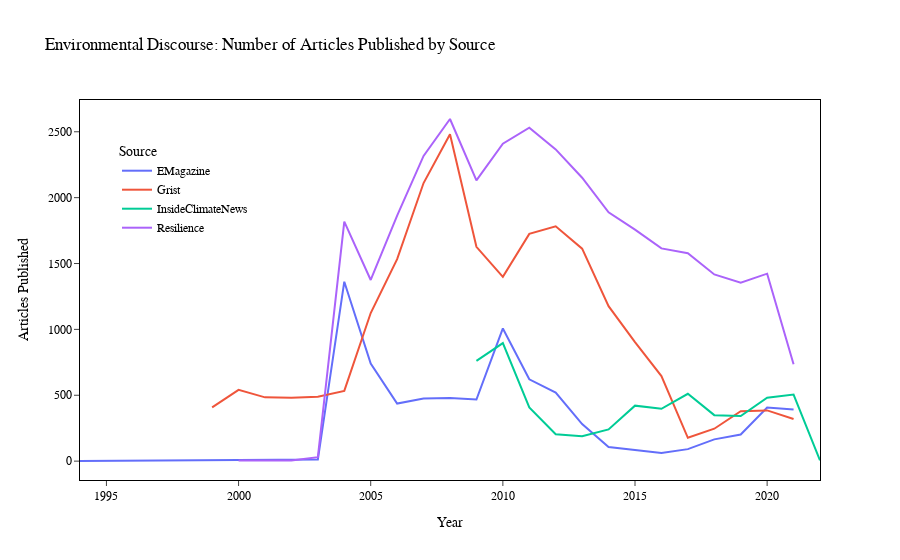

Write notebook code for a chart like this one.
### Code cell
fig = px.line(stack.groupby(['source', 'year']).agg({'url':'count'}).reset_index(),
              x='year', y='url', color='source',
              labels={'year':'Year', 'url':'Articles Published', 'source':'Source'},
              title='Environmental Discourse: Number of Articles Published by Source')

fig.update_layout({
     'font_family':'Times New Roman',
     'font_color':'black',
     'plot_bgcolor':'rgba(0, 0, 0, 0)',

     'legend':dict(
            yanchor="top",
            xanchor="left",
            y=0.9,
            x=0.05
        ),
     'yaxis': dict(
         mirror=True,
         ticks='outside',
         showline=True
     ),
     'xaxis': dict(
         mirror=True,
         ticks='outside',
         showline=True
     )

    }
)
fig.update_xaxes(showline=True, linewidth=1, linecolor='black')
fig.update_yaxes(showline=True, linewidth=1, linecolor='black')

### Figure 1 — Plotly figure (JSON) as saved in the notebook; plotly's stock layout.template omitted (floating-point values rounded to 4 significant figures)
{"data": [{"hovertemplate": "Source=EMagazine<br>Year=%{x}<br>Articles Published=%{y}<extra></extra>", "legendgroup": "EMagazine", "line": {"color": "#636efa", "dash": "solid"}, "mode": "lines", "name": "EMagazine", "orientation": "v", "showlegend": true, "type": "scatter", "x": [1994, 1997, 2003, 2004, 2005, 2006, 2007, 2008, 2009, 2010, 2011, 2012, 2013, 2014, 2015, 2016, 2017, 2018, 2019, 2020, 2021], "xaxis": "x", "y": [1, 3, 12, 1362, 740, 437, 475, 479, 468, 1007, 621, 521, 281, 107, 83, 61, 91, 165, 202, 407, 392], "yaxis": "y"}, {"hovertemplate": "Source=Grist<br>Year=%{x}<br>Articles Published=%{y}<extra></extra>", "legendgroup": "Grist", "line": {"color": "#EF553B", "dash": "solid"}, "mode": "lines", "name": "Grist", "orientation": "v", "showlegend": true, "type": "scatter", "x": [1999, 2000, 2001, 2002, 2003, 2004, 2005, 2006, 2007, 2008, 2009, 2010, 2011, 2012, 2013, 2014, 2015, 2016, 2017, 2018, 2019, 2020, 2021], "xaxis": "x", "y": [408, 541, 484, 482, 489, 533, 1124, 1533, 2111, 2481, 1627, 1399, 1725, 1783, 1613, 1176, 904, 646, 177, 246, 379, 385, 320], "yaxis": "y"}, {"hovertemplate": "Source=InsideClimateNews<br>Year=%{x}<br>Articles Published=%{y}<extra></extra>", "legendgroup": "InsideClimateNews", "line": {"color": "#00cc96", "dash": "solid"}, "mode": "lines", "name": "InsideClimateNews", "orientation": "v", "showlegend": true, "type": "scatter", "x": [2009, 2010, 2011, 2012, 2013, 2014, 2015, 2016, 2017, 2018, 2019, 2020, 2021, 2022], "xaxis": "x", "y": [761, 896, 408, 204, 189, 241, 421, 397, 511, 349, 342, 481, 505, 6], "yaxis": "y"}, {"hovertemplate": "Source=Resilience<br>Year=%{x}<br>Articles Published=%{y}<extra></extra>", "legendgroup": "Resilience", "line": {"color": "#ab63fa", "dash": "solid"}, "mode": "lines", "name": "Resilience", "orientation": "v", "showlegend": true, "type": "scatter", "x": [2000, 2001, 2002, 2003, 2004, 2005, 2006, 2007, 2008, 2009, 2010, 2011, 2012, 2013, 2014, 2015, 2016, 2017, 2018, 2019, 2020, 2021], "xaxis": "x", "y": [4, 3, 4, 30, 1818, 1375, 1864, 2317, 2597, 2131, 2410, 2531, 2366, 2151, 1889, 1757, 1615, 1578, 1417, 1355, 1423, 735], "yaxis": "y"}], "layout": {"font": {"color": "black", "family": "Times New Roman"}, "legend": {"title": {"text": "Source"}, "tracegroupgap": 0, "x": 0.05, "xanchor": "left", "y": 0.9, "yanchor": "top"}, "plot_bgcolor": "rgba(0, 0, 0, 0)", "title": {"text": "Environmental Discourse: Number of Articles Published by Source"}, "xaxis": {"anchor": "y", "domain": [0, 1], "linecolor": "black", "linewidth": 1, "mirror": true, "showline": true, "ticks": "outside", "title": {"text": "Year"}}, "yaxis": {"anchor": "x", "domain": [0, 1], "linecolor": "black", "linewidth": 1, "mirror": true, "showline": true, "ticks": "outside", "title": {"text": "Articles Published"}}}}
